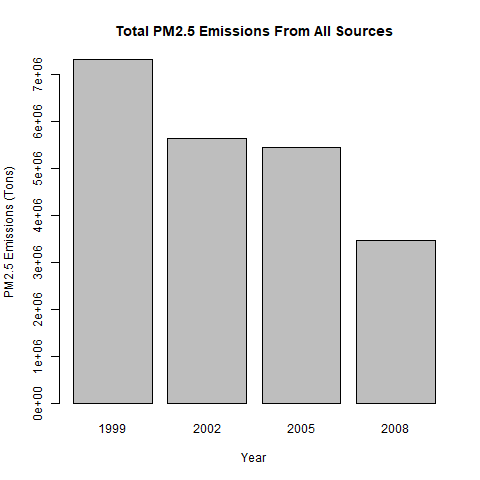

Recreate this plot in R.
source("Main.R")

temmision <- aggregate(Emissions ~ year, NEI, sum)
png(file = "plot1.png",width=480,height=480)
barplot(
        (temmision$Emissions),
        names.arg = temmision$year,
        xlab = "Year",
        ylab = "PM2.5 Emissions (Tons)",
        main = "Total PM2.5 Emissions From All Sources"
)
dev.off()
